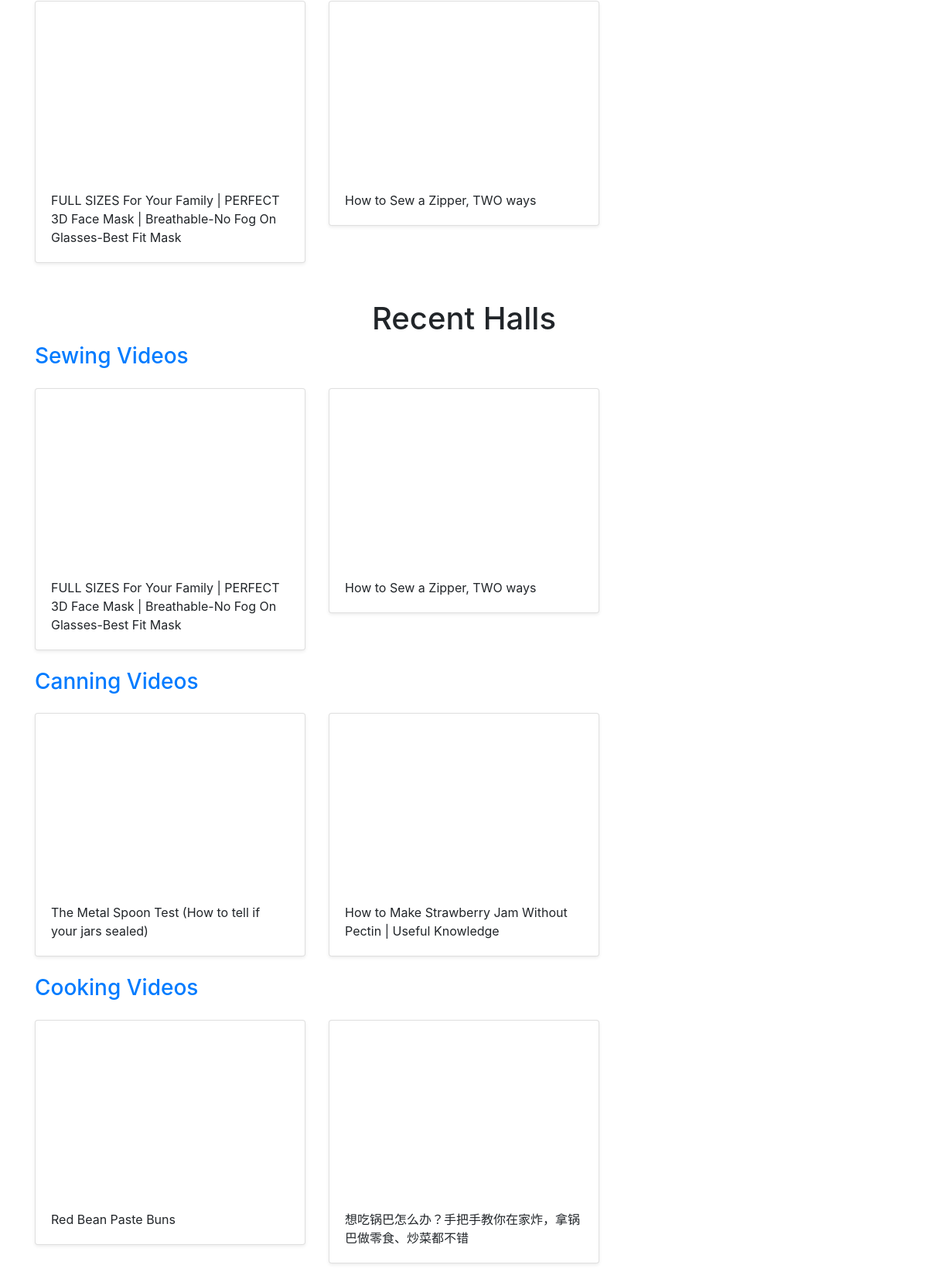
Before: / (lower part) with the older database file.
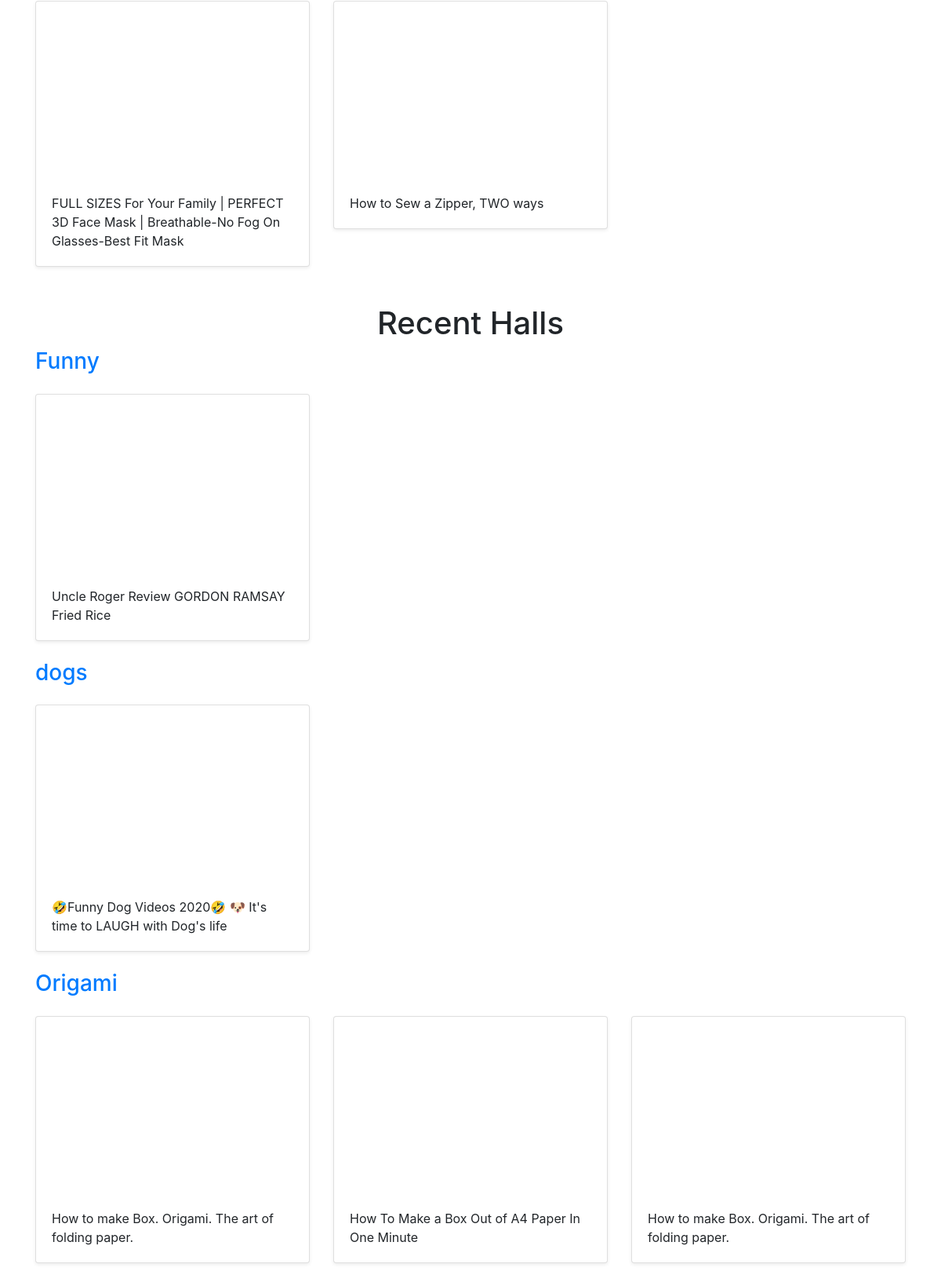
After: the same page with the newer database file.
### halls/models.py (models this page shows, shortened)
class Video(models.Model):
    title = models.CharField(max_length=255)
    url = models.URLField()
    youtube_id = models.CharField(max_length=255)
    hall = models.ForeignKey(Hall, on_delete=models.CASCADE)

class Hall(models.Model):
    title = models.CharField(max_length=255)
    user = models.ForeignKey(User, on_delete=models.CASCADE)

### halls/views.py (the view)
# urls.py: path('', views.home, name='home'),
def home(request):
    recent_halls = Hall.objects.all().order_by('-id')[:3]
    popular_halls = [Hall.objects.get(pk=1), Hall.objects.get(pk=2), Hall.objects.get(pk=3)]
    return render(request, 'halls/home.html', {'recent_halls': recent_halls, 'popular_halls':popular_halls })

### halls/templates/halls/home.html (shortened to what this page needs)
{% extends 'halls/base.html' %}
{% block content %}
<div class="container">
{% for hall in popular_halls %}
<div class="row">
    {% for video in hall.video_set.all %}
    <div class="col-md-4 mt-3">
        <div class="card mb-4 shadow-sm">
    <iframe width="100%" height="225" src="https://www.youtube.com/embed/{{video.youtube_id}}" frameborder="0" allow="accelerometer; autoplay; encrypted-media; gyroscope; picture-in-picture" allowfullscreen></iframe>
    <div class="card-body">
        <p class="card-text">{{ video.title }}</p>
    </div>
    </div>
    </div>
    {% endfor %}
</div>
{% endfor %}
<br>
<h1 class="text-center">Recent Halls</h1>
{% for hall in recent_halls %}
        <h3><a href="{% url 'detail_hall' hall.id %}">{{ hall.title }}</a></h3>
        <div class="row">
            {% for video in hall.video_set.all %}
            <div class="col-md-4 mt-3">
                <div class="card mb-4 shadow-sm">
            <iframe width="100%" height="225" src="https://www.youtube.com/embed/{{video.youtube_id}}" frameborder="0" allow="accelerometer; autoplay; encrypted-media; gyroscope; picture-in-picture" allowfullscreen></iframe>
            <div class="card-body">
                <p class="card-text">{{ video.title }}</p>
            </div>
            </div>
            </div>
            {% endfor %}
        </div>
        {% endfor %}
    </div>
{% endblock %}

Changed rows visible on the page:
no longer on one of the page's lists (row edited): Hall: title "Sewing Videos"
no longer on this page (row edited): Hall: title "Canning Videos", shown under "Recent Halls"
no longer on this page (row unchanged): Video: title "The Metal Spoon Test (How to tell if your jars sealed)", shown under "Canning Videos"
no longer on this page (row unchanged): Video: title "How to Make Strawberry Jam Without Pectin | Useful Knowledge", shown under "Canning Videos"
no longer on this page (row edited): Hall: title "Cooking Videos", shown under "Recent Halls"
no longer on this page (row unchanged): Video: title "Red Bean Paste Buns", shown under "Cooking Videos"
no longer on this page (row unchanged): Video: title "想吃锅巴怎么办？手把手教你在家炸，拿锅巴做零食、炒菜都不错", shown under "Cooking Videos"
changed Hall (number 1 of 4 on the later page): loses Video (title "FULL SIZES For Your Family | PERFECT 3D Face Mask | Breathable-No Fog On Glasses-Best Fit Mask"); loses Video (title "How to Sew a Zipper, TWO ways")
added Hall: title "Funny", shown under "Recent Halls"
added Video: title "Uncle Roger Review GORDON RAMSAY Fried Rice", shown under "Funny"
added Hall: title "dogs", shown under "Recent Halls"
added Video: title "🤣Funny Dog Videos 2020🤣 🐶 It's time to LAUGH with Dog's life", shown under "dogs"
added Hall: title "Origami", shown under "Recent Halls"
added Video: title "How to make Box. Origami. The art of folding paper.", shown under "Origami"
added Video: title "How To Make a Box Out of A4 Paper In One Minute", shown under "Origami"
added Video: title "How to make Box. Origami. The art of folding paper.", shown under "Origami"
